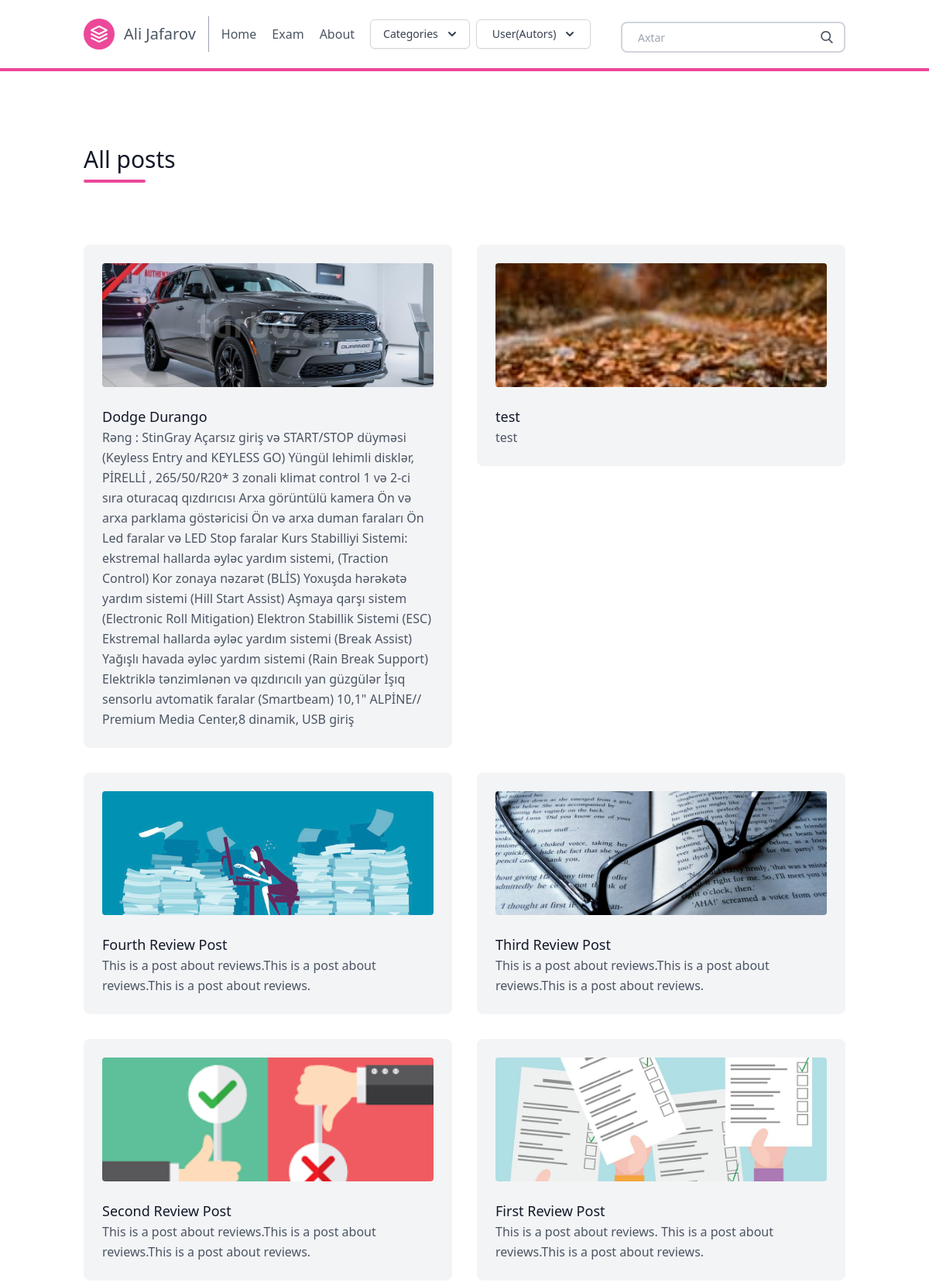
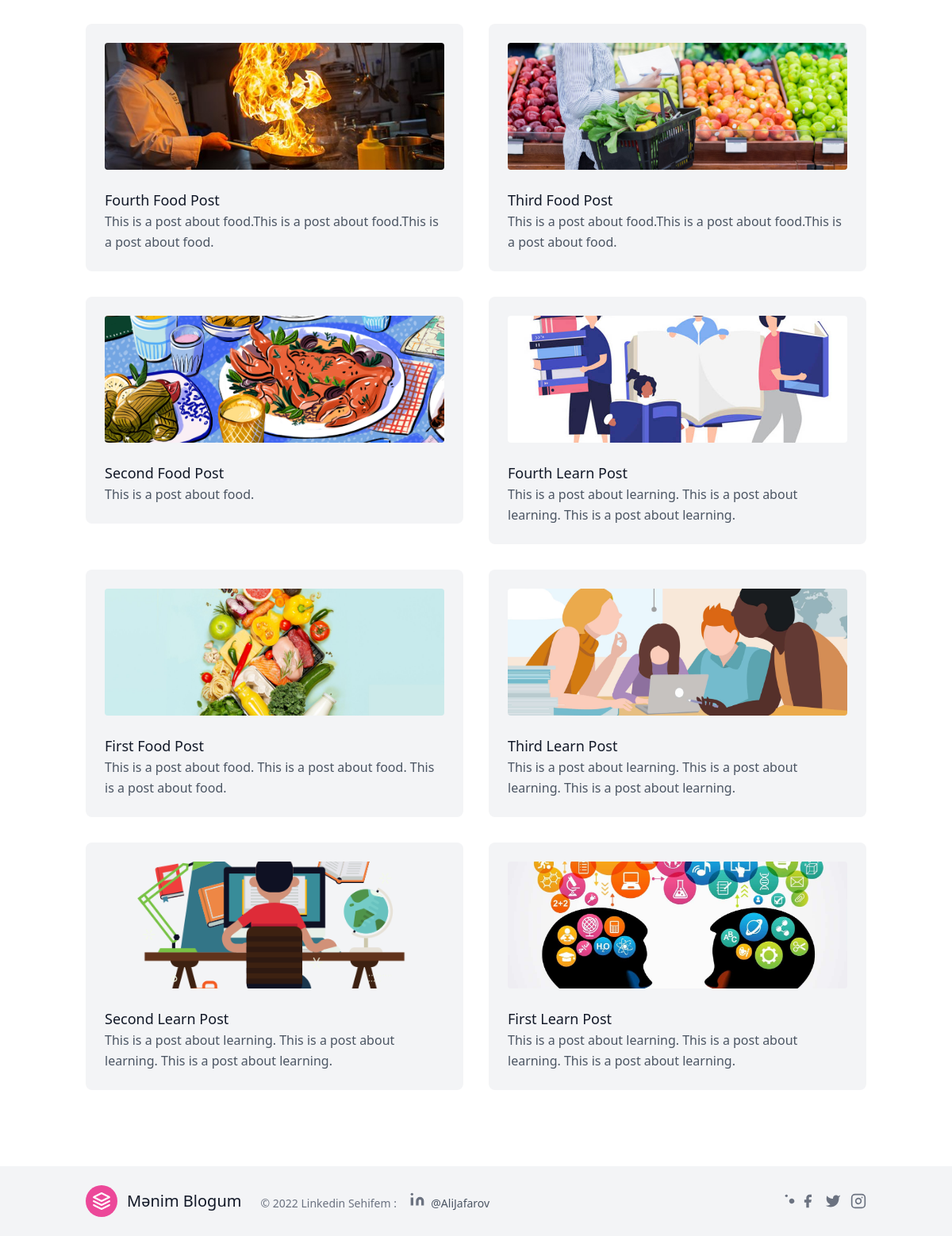
/posts/, run on the app's committed database (2 pictures, top to bottom).
### posts/models.py (models this page shows, shortened)
class Post(models.Model):
    title = models.CharField(max_length=100)
    slug = models.SlugField()
    overview = models.TextField()
    timestamp = models.DateTimeField(auto_now_add=True)
    content = models.TextField()
    author = models.ForeignKey(Author, on_delete=models.CASCADE)
    thumbnail = models.ImageField()
    categories = models.ManyToManyField(Category)
    featured = models.BooleanField()
    tags = TaggableManager()

### posts/views.py (the view)
# urls.py: path('posts/', allposts, name = 'allposts'),
def allposts(request):
    posts = Post.objects.order_by('-timestamp')
    context = {
        'posts': posts,
    }
    return render(request, 'all_posts.html', context)

### posts/templatetags/markdown_extras.py (called while the page is built)
@register.simple_tag
def get_categories():
    return Category.objects.all()

@register.simple_tag
def get_authors():
    return Author.objects.all()

### templates/all_posts.html (shortened to what this page needs)
{% extends 'base.html' %}
{% block content %}
<section class="text-gray-600 body-font">
    <div class="container px-5 py-24 mx-auto">
      <div class="flex flex-wrap w-full mb-20">
        <div class="lg:w-1/2 w-full mb-6 lg:mb-0">
          <h1 class="sm:text-3xl text-2xl font-medium title-font mb-2 text-gray-900">
            All posts </h1>
          <div class="h-1 w-20 bg-pink-500 rounded"></div>
        </div>
      </div>
      <div class="flex flex-wrap -m-4">
       {% for post in posts %}
        <div class="xl:w-1/4 md:w-1/2 p-4">
          <div class="bg-gray-100 p-6 rounded-lg">
            <img class="h-40 rounded w-full object-cover object-center mb-6" src="{{ post.thumbnail.url }}" alt="content">
            <a href="{% url 'post' post.slug %}" h2 class="text-lg text-gray-900 font-medium title-font mb-4">
              {{ post.title }}</a>
            <p class="leading-relaxed text-base">
              {{ post.overview }}</p>
          </div>
        </div>
       {% endfor %}
      </div>
    </div>
</section>
{% endblock content %}

### templates/base.html (shortened to what this page needs)
{% load static %}
<!doctype html>
<html>
  <head>
  <script src="https://cdn.tailwindcss.com"></script>
  </head>
  <body>
    {% include "navbar.html" %}
    {% block content %}
    {% endblock content %}
    {% include "footer.html" %}
  </body>
</html>

### templates/navbar.html (shortened to what this page needs)
{% load markdown_extras %}
    <header class="border-b-4 border-pink-500 text-gray-600 body-font">
    <div class="container mx-auto flex flex-wrap p-5 flex-col md:flex-row items-center">
      <a class="flex title-font font-medium items-center text-gray-900 mb-4 md:mb-0">
        <svg xmlns="http://www.w3.org/2000/svg" fill="none" stroke="currentColor" stroke-linecap="round" stroke-linejoin="round" stroke-width="2" class="w-10 h-10 text-white p-2 bg-pink-500 rounded-full" viewBox="0 0 24 24">
          <path d="M12 2L2 7l10 5 10-5-10-5zM2 17l10 5 10-5M2 12l10 5 10-5"></path>
        </svg>
        <a href="{% url 'homepage' %}" class="ml-3 text-xl">
          Ali Jafarov</a>
      </a>
      <nav class="md:mr-auto md:ml-4 md:py-1 md:pl-4 md:border-l md:border-gray-400	flex flex-wrap items-center text-base justify-center">
        <a href="{% url 'homepage' %}" class="mr-5 hover:text-gray-900 rounded-lg hover:bg-pink-200 inline-flex items-center">
          Home
        </a>
        <a href="{% url 'Exam' %}" class="mr-5 hover:text-gray-900 rounded-lg hover:bg-pink-200 inline-flex items-center">
          Exam
        </a>
        <a href="{% url 'about' %}" class="mr-5 hover:text-gray-900 rounded-lg hover:bg-pink-200 inline-flex items-center">
          About
        </a>
<div x-data="{ open: false }" class="relative inline-block text-left">
  <div>
    <button @click="open = ! open" type="button" class="inline-flex justify-center w-full rounded-md border border-gray-300 shadow-sm px-4 py-2 bg-white text-sm font-medium text-gray-700 hover:bg-gray-50 focus:outline-none focus:ring-2 focus:ring-offset-2 focus:ring-offset-gray-100 focus:ring-indigo-500" id="menu-button" aria-expanded="true" aria-haspopup="true">
      Categories
      <svg class="-mr-1 ml-2 h-5 w-5" xmlns="http://www.w3.org/2000/svg" viewBox="0 0 20 20" fill="currentColor" aria-hidden="true">
        <path fill-rule="evenodd" d="M5.293 7.293a1 1 0 011.414 0L10 10.586l3.293-3.293a1 1 0 111.414 1.414l-4 4a1 1 0 01-1.414 0l-4-4a1 1 0 010-1.414z" clip-rule="evenodd" />
      </svg>
    </button>
  </div>
</div>
<div x-data="{ open: false }" class="relative inline-block text-center">
  <div>
    <button @click="open = ! open" type="button" class="ml-2 inline-flex justify-center w-full rounded-md border border-gray-300 shadow-sm px-4 py-2 bg-white text-sm font-medium text-gray-700 hover:bg-gray-50 focus:outline-none focus:ring-2 focus:ring-offset-2 focus:ring-offset-gray-100 focus:ring-indigo-500" id="menu-button-authors" aria-expanded="true" aria-haspopup="true">
      User(Autors)
      <svg class="-mr-1 ml-2 h-5 w-5" xmlns="http://www.w3.org/2000/svg" viewBox="0 0 20 20" fill="currentColor" aria-hidden="true">
        <path fill-rule="evenodd" d="M5.293 7.293a1 1 0 011.414 0L10 10.586l3.293-3.293a1 1 0 111.414 1.414l-4 4a1 1 0 01-1.414 0l-4-4a1 1 0 010-1.414z" clip-rule="evenodd" />
      </svg>
    </button>
  </div>
</div>
      </nav>
      <form action ="{% url 'search' %}" class ="search-form">
        <div class="pt-2 relative mx-auto text-gray-600">
          <input class="border-2 border-gray-300 bg-white h-10 px-5 pr-16 rounded-lg text-sm focus:outline-none" type="text" name="q" placeholder="Axtar">
          <button type="submit" class="absolute right-0 top-0 mt-5 mr-4">
          </button>
        </div>
      </form>
    </div>
    </header>

### templates/footer.html (shortened to what this page needs)
    <div class="bg-gray-100">
      <div class="container px-5 py-6 mx-auto flex items-center sm:flex-row flex-col">
        <a class="flex title-font font-medium items-center md:justify-start justify-center text-gray-900">
          <svg xmlns="http://www.w3.org/2000/svg" fill="none" stroke="currentColor" stroke-linecap="round" stroke-linejoin="round" stroke-width="2" class="w-10 h-10 text-white p-2 bg-pink-500 rounded-full" viewBox="0 0 24 24">
            <path d="M12 2L2 7l10 5 10-5-10-5zM2 17l10 5 10-5M2 12l10 5 10-5"></path>
          </svg>
          <span class="ml-3 text-xl">Mənim Blogum</span>
        </a>
        <p class="text-sm text-gray-500 sm:ml-6 sm:mt-0 mt-4">© 2022 Linkedin Sehifem :
		  <button class="ml-3 text-gray-500">
            <svg fill="currentColor" stroke="currentColor" stroke-linecap="round" stroke-linejoin="round" stroke-width="0" class="w-5 h-5" viewBox="0 0 24 24">
              <path stroke="none" d="M16 8a6 6 0 016 6v7h-4v-7a2 2 0 00-2-2 2 2 0 00-2 2v7h-4v-7a6 6 0 016-6zM2 9h4v12H2z"></path>
              <circle cx="4" cy="4" r="2" stroke="none"></circle>
            </svg>
          </button>
		  <a href="https://www.linkedin.com/in/ali-cafarov-543276225/" rel="noopener noreferrer" class="text-gray-600 ml-1" target="_blank">@AliJafarov</a>
        </p>
        <span class="inline-flex sm:ml-auto sm:mt-0 mt-4 justify-center sm:justify-start">
		  <button class="ml-3 text-gray-500">
            <svg fill="currentColor" stroke="currentColor" stroke-linecap="round" stroke-linejoin="round" stroke-width="0" class="w-5 h-5" viewBox="0 0 24 24">
              <path d="M16 11.37A4 4 0 1112.63 8 4 4 0 0116 11.37zm1.5-4.87h.01"></path>
              <circle cx="4" cy="4" r="2" stroke="none"></circle>
            </svg>
          </button>
          <button  class="text-gray-500">
            <svg fill="currentColor" stroke-linecap="round" stroke-linejoin="round" stroke-width="2" class="w-5 h-5" viewBox="0 0 24 24">
              <path d="M18 2h-3a5 5 0 00-5 5v3H7v4h3v8h4v-8h3l1-4h-4V7a1 1 0 011-1h3z"></path>
            </svg>
          </button>
          <button class="ml-3 text-gray-500">
            <svg fill="currentColor" stroke-linecap="round" stroke-linejoin="round" stroke-width="2" class="w-5 h-5" viewBox="0 0 24 24">
              <path d="M23 3a10.9 10.9 0 01-3.14 1.53 4.48 4.48 0 00-7.86 3v1A10.66 10.66 0 013 4s-4 9 5 13a11.64 11.64 0 01-7 2c9 5 20 0 20-11.5a4.5 4.5 0 00-.08-.83A7.72 7.72 0 0023 3z"></path>
            </svg>
          </button>
          <button class="ml-3 text-gray-500">
            <svg fill="none" stroke="currentColor" stroke-linecap="round" stroke-linejoin="round" stroke-width="2" class="w-5 h-5" viewBox="0 0 24 24">
              <rect width="20" height="20" x="2" y="2" rx="5" ry="5"></rect>
              <path d="M16 11.37A4 4 0 1112.63 8 4 4 0 0116 11.37zm1.5-4.87h.01"></path>
            </svg>
          </button>
        </span>
      </div>
    </div>

### data on the page
Post: thumbnail (picture), title "Dodge Durango", overview "Rəng : StinGray Açarsız giriş və START/STOP düyməsi (Keyless Entry and KEYLESS GO) Yüngül lehimli disklər, PİRELLİ , 265/50/R20* 3 zonali klimat control 1 və 2-ci sıra oturacaq qızdırıcısı Arxa görüntülü kamera Ön və arxa parklama göstəricisi Ön və arxa duman faraları Ön Led faralar və LED Stop faralar Kurs Stabilliyi Sistemi: ekstremal hallarda əyləc yardım sistemi, (Traction Control) Kor zonaya nəzarət (BLİS) Yoxuşda hərəkətə yardım sistemi (Hill Start Assist) Aşmaya qarşı sistem (Electronic Roll Mitigation) Elektron Stabillik Sistemi (ESC) Ekstremal hallarda əyləc yardım sistemi (Break Assist) Yağışlı havada əyləc yardım sistemi (Rain Break Support) Elektriklə tənzimlənən və qızdırıcılı…"
Post: thumbnail (picture), title "test", overview "test"
Post: thumbnail (picture), title "Fourth Review Post", overview "This is a post about reviews.This is a post about reviews.This is a post about reviews."
Post: thumbnail (picture), title "Third Review Post", overview "This is a post about reviews.This is a post about reviews.This is a post about reviews."
Post: thumbnail (picture), title "Second Review Post", overview "This is a post about reviews.This is a post about reviews.This is a post about reviews."
Post: thumbnail (picture), title "First Review Post", overview "This is a post about reviews. This is a post about reviews.This is a post about reviews."
Post: thumbnail (picture), title "Fourth Food Post", overview "This is a post about food.This is a post about food.This is a post about food."
Post: thumbnail (picture), title "Third Food Post", overview "This is a post about food.This is a post about food.This is a post about food."
Post: thumbnail (picture), title "Second Food Post", overview "This is a post about food."
Post: thumbnail (picture), title "Fourth Learn Post", overview "This is a post about learning. This is a post about learning. This is a post about learning."
Post: thumbnail (picture), title "First Food Post", overview "This is a post about food. This is a post about food. This is a post about food."
Post: thumbnail (picture), title "Third Learn Post", overview "This is a post about learning. This is a post about learning. This is a post about learning."
Post: thumbnail (picture), title "Second Learn Post", overview "This is a post about learning. This is a post about learning. This is a post about learning."
Post: thumbnail (picture), title "First Learn Post", overview "This is a post about learning. This is a post about learning. This is a post about learning."
